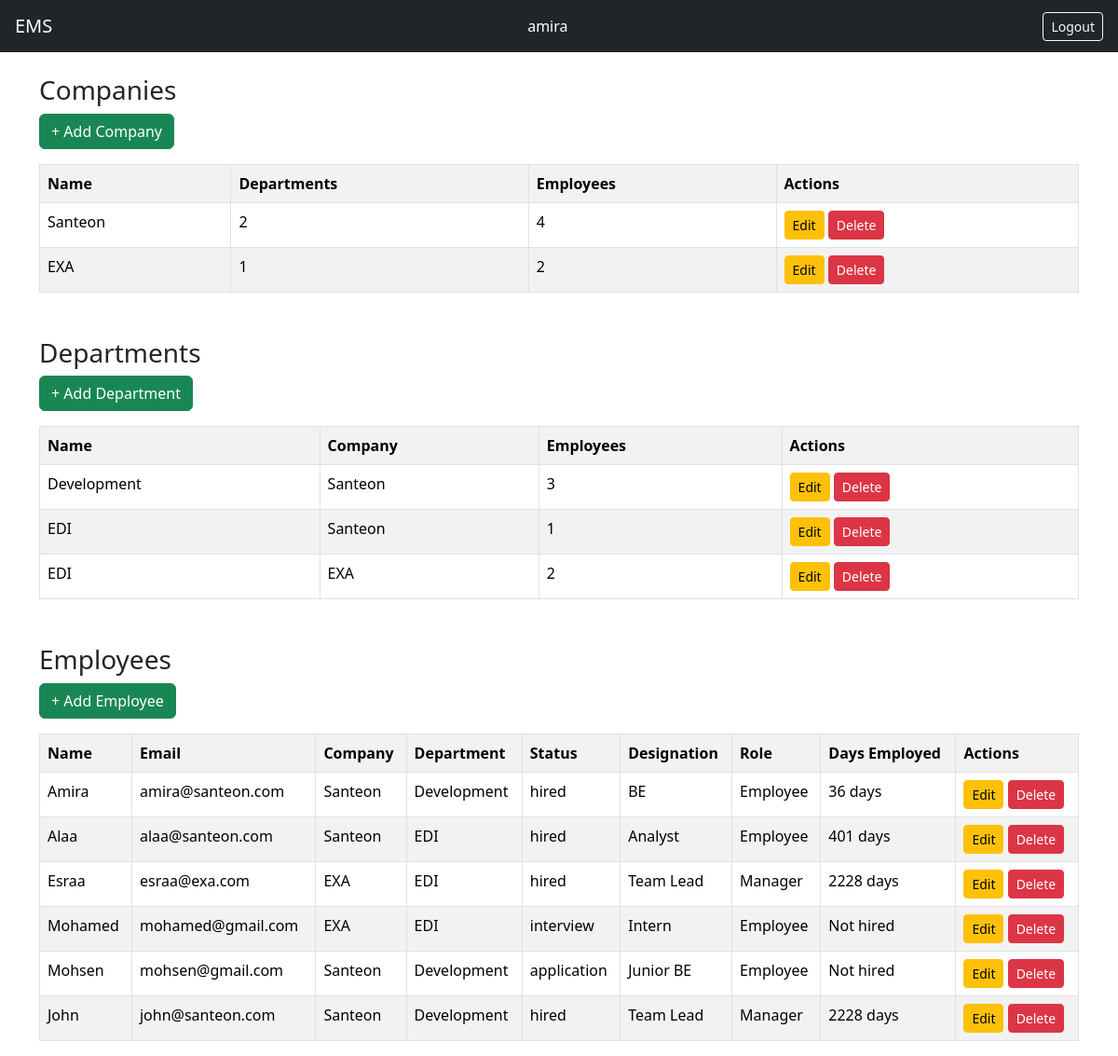
The app's page / (signed in) with its own data.
### companies/models.py (models this page shows, shortened)
class Company(models.Model):
    name = models.CharField(max_length=255)
    departments_count = models.PositiveIntegerField(default=0)
    employees_count = models.PositiveIntegerField(default=0)
    class Meta:
        verbose_name_plural = "Companies"

class Department(models.Model):
    company = models.ForeignKey(Company, on_delete=models.PROTECT, related_name='departments')
    name = models.CharField(max_length=255)
    employees_count = models.PositiveIntegerField(default=0)

### employees/models.py (models this page shows, shortened)
class Employee(models.Model):
    STATUS_CHOICES = [
        ('application', 'Application Received'),
        ('interview', 'Interview Scheduled'),
        ('hired', 'Hired'),
        ('rejected', 'Not Accepted'),
    ]
    company = models.ForeignKey(Company, on_delete=models.PROTECT, related_name='employees')
    department = models.ForeignKey(Department, on_delete=models.PROTECT, related_name='employees')
    status = models.CharField(max_length=20, choices=STATUS_CHOICES)
    name = models.CharField(max_length=255)
    email = models.EmailField(unique=True)
    mobile = models.CharField(max_length=22, unique=True)
    address = models.TextField()
    designation = models.CharField(max_length=255)
    hired_on = models.DateField(null=True, blank=True) # Can be null if not hired yet
    user = models.OneToOneField(User, on_delete=models.CASCADE)
    @property
    def days_employed(self):
        if self.status == 'hired' and self.hired_on:
            return (date.today() - self.hired_on).days
        return None
    def is_manager(self):
        return self.user.groups.filter(name='Manager').exists()

### ems/views.py (the view)
# urls.py: path('', employee_list, name='home'),
@login_required
def employee_list(request):
    user = request.user
    is_manager = user.groups.filter(name='Manager').exists()
    if user.is_superuser:
        employees = Employee.objects.all()
    elif is_manager:
        employees = Employee.objects.filter(
            department=user.employee.department
        )
    else:
        employees = Employee.objects.filter(user=user)
    companies = None
    if user.is_superuser:
        companies = Company.objects.all()
    departments = None
    if user.is_superuser:
        departments = Department.objects.select_related('company')
    elif is_manager:
        departments = Department.objects.filter(
            company=user.employee.company
        ).select_related('company')
    return render(
        request,
        'employees/list.html',
        {
            'employees': employees,
            'is_manager': is_manager,
            'companies': companies,
            'departments': departments,
        }
    )

### templates/employees/list.html
{% extends "base.html" %}
{% block content %}
{% if user.is_superuser %}
<h3>Companies</h3>
<a href="{% url 'add_company' %}"
   class="btn btn-success mb-3">
   + Add Company
</a>
<table class="table table-bordered table-striped mb-5">
    <tr>
        <th>Name</th>
        <th>Departments</th>
        <th>Employees</th>
        <th>Actions</th>
    </tr>
    {% for c in companies %}
    <tr>
        <td>{{ c.name }}</td>
        <td>{{ c.departments_count }}</td>
        <td>{{ c.employees_count }}</td>
        <td>
            <a href="{% url 'edit_company' c.id %}"
               class="btn btn-sm btn-warning">
               Edit
            </a>
            <a href="{% url 'delete_company' c.id %}"
               class="btn btn-sm btn-danger">
               Delete
            </a>
        </td>
    </tr>
    {% endfor %}
</table>
{% endif %}
{% if user.is_superuser or is_manager %}
<h3>Departments</h3>
<a href="{% url 'add_department' %}"
   class="btn btn-success mb-3">
   + Add Department
</a>
<table class="table table-bordered table-striped mb-5">
<tr>
    <th>Name</th>
    <th>Company</th>
    <th>Employees</th>
    {% if user.is_superuser %}
    <th>Actions</th>
    {% endif %}
</tr>
{% for d in departments %}
<tr>
    <td>{{ d.name }}</td>
    <td>{{ d.company.name }}</td>
    <td>{{ d.employees_count }}</td>
    {% if user.is_superuser %}
    <td>
        <a href="{% url 'edit_department' d.id %}"
           class="btn btn-sm btn-warning">
           Edit
        </a>
        <a href="{% url 'delete_department' d.id %}"
           class="btn btn-sm btn-danger">
           Delete
        </a>
    </td>
    {% endif %}
</tr>
{% endfor %}
</table>
{% endif %}
<h3>Employees</h3>
{% if user.is_superuser or is_manager %}
    <a href="{% url 'add_employee' %}"
       class="btn btn-success mb-3">
       + Add Employee
    </a>
{% endif %}
<table class="table table-bordered table-striped">
    <tr>
        <th>Name</th>
        <th>Email</th>
        <th>Company</th>
        <th>Department</th>
        <th>Status</th>
        <th>Designation</th>
        <th>Role</th>
        <th>Days Employed</th>
        {% if user.is_superuser or is_manager %}
        <th>Actions</th>
        {% endif %}
    </tr>
    {% for e in employees %}
    <tr>
        <td>{{ e.name }}</td>
        <td>{{ e.email }}</td>
        <td>{{ e.company.name }}</td>
        <td>{{ e.department.name }}</td>
        <td>{{ e.status }}</td>
        <td>{{ e.designation }}</td>
        <td>
            {% if e.is_manager %}
                Manager
            {% else %}
                Employee
            {% endif %}
        </td>
        <td>
            {% if e.days_employed %}
                {{ e.days_employed }} days
            {% else %}
                Not hired
            {% endif %}
        </td>
        {% if user.is_superuser or is_manager %}
        <td>
                <a href="{% url 'edit_employee' e.id %}"
                    class="btn btn-sm btn-warning">
                    Edit
                </a>
                <a href="{% url 'delete_employee' e.id %}"
                    class="btn btn-sm btn-danger">
                    Delete
                </a>
        </td>
        {% endif %}
    </tr>
    {% endfor %}
</table>
{% endblock %}

### templates/base.html (shortened to what this page needs)
<!DOCTYPE html>
<html>
<head>
    <link href="https://cdn.jsdelivr.net/npm/bootstrap@5.3.2/dist/css/bootstrap.min.css" rel="stylesheet">
</head>
<body>
<nav class="navbar navbar-dark bg-dark px-3">
    <a class="navbar-brand text-white" href="/">EMS</a>
    {% if user.is_authenticated %}
        <span class="text-white me-3">
            {{ user.username }}
        </span>
        <form method="post"
            action="{% url 'logout' %}"
            style="display:inline;">
            <button type="submit"
                    class="btn btn-sm btn-outline-light">
                Logout
            </button>
        </form>
    {% endif %}
</nav>
<div class="container mt-4">
    {% block content %}{% endblock %}
</div>
</body>
</html>

### records on screen
Company: name "Santeon", departments_count "2", employees_count "4"
Company: name "EXA", departments_count "1", employees_count "2"
Department: name "Development", company.name "Santeon", employees_count "3"
Department: name "EDI", company.name "Santeon", employees_count "1"
Department: name "EDI", company.name "EXA", employees_count "2"
Employee: name "Amira", email "amira@santeon.com", company.name "Santeon", department.name "Development", status "hired", designation "BE", shows "Employee", days_employed "36"
Employee: name "Alaa", email "alaa@santeon.com", company.name "Santeon", department.name "EDI", status "hired", designation "Analyst", shows "Employee", days_employed "401"
Employee: name "Esraa", email "esraa@exa.com", company.name "EXA", department.name "EDI", status "hired", designation "Team Lead", shows "Manager", days_employed "2228"
Employee: name "Mohamed", email "mohamed@gmail.com", company.name "EXA", department.name "EDI", status "interview", designation "Intern", shows "Employee", shows "Not hired"
Employee: name "Mohsen", email "mohsen@gmail.com", company.name "Santeon", department.name "Development", status "application", designation "Junior BE", shows "Employee", shows "Not hired"
Employee: name "John", email "john@santeon.com", company.name "Santeon", department.name "Development", status "hired", designation "Team Lead", shows "Manager", days_employed "2228"

### other values on screen
{{ user.username }} "amira"
